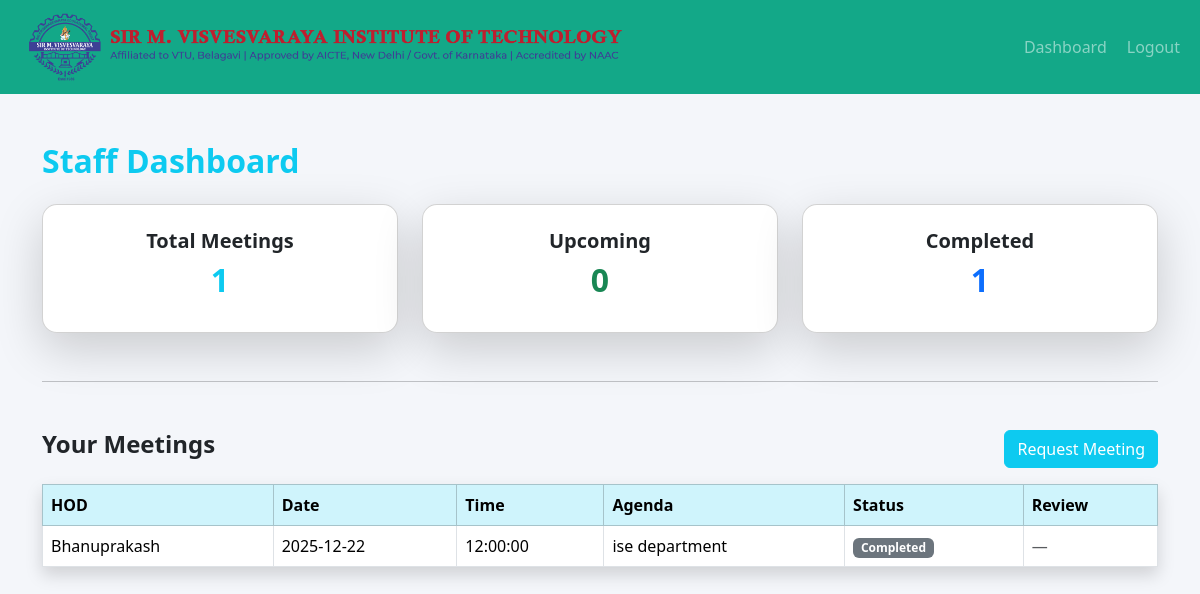
Screenshot of /dashboard/staff (signed in) with the database file from the repository.
### models.py (models this page shows)
class Meeting(db.Model):
    id = db.Column(db.Integer, primary_key=True)
    staff_id = db.Column(db.Integer, db.ForeignKey("staff.id"), nullable=True)
    hod_id = db.Column(db.Integer, db.ForeignKey("hod.id"), nullable=True)
    date = db.Column(db.Date, nullable=False)
    time = db.Column(db.Time, nullable=False)
    agenda = db.Column(db.Text, nullable=False)
    status = db.Column(db.String(50), default="Requested")
    staff = db.relationship("Staff", backref="meetings", lazy=True)
    hod = db.relationship("HOD", backref="meetings", lazy=True)

class HOD(db.Model):
    id = db.Column(db.Integer, primary_key=True)
    name = db.Column(db.String(120), nullable=False)
    email = db.Column(db.String(120), unique=True, nullable=False)
    password = db.Column(db.String(120), nullable=False)
    phone = db.Column(db.String(20))
    department_id = db.Column(db.Integer, db.ForeignKey("department.id"))
    department = db.relationship("Department", backref="hods", lazy=True)
    availabilities = db.relationship("HODAvailability", backref="hod", lazy=True)

### app.py (the view)
@app.route("/dashboard/staff")
def dashboard_staff():
    if session.get("role") != "staff":
        return redirect("/login/staff")
    st = Staff.query.get(session["id"])
    return render_template(
        "staff_dashboard.html",
        meetings=Meeting.query.filter_by(staff_id=st.id).all(),
        total=Meeting.query.filter_by(staff_id=st.id).count(),
        upcoming=Meeting.query.filter(Meeting.staff_id == st.id, Meeting.date >= date.today()).count(),
        completed=Meeting.query.filter_by(staff_id=st.id, status="Completed").count()
    )

### templates/staff_dashboard.html
{% extends "base.html" %}
{% block content %}
<h2 class="fw-bold mb-4 text-info">Staff Dashboard</h2>
<div class="row g-4">
    <div class="col-md-4">
        <div class="card shadow-lg p-4 text-center dashboard-card">
            <h5 class="fw-bold">Total Meetings</h5>
            <h2 class="text-info fw-bold">{{ total }}</h2>
        </div>
    </div>
    <div class="col-md-4">
        <div class="card shadow-lg p-4 text-center dashboard-card">
            <h5 class="fw-bold">Upcoming</h5>
            <h2 class="text-success fw-bold">{{ upcoming }}</h2>
        </div>
    </div>
    <div class="col-md-4">
        <div class="card shadow-lg p-4 text-center dashboard-card">
            <h5 class="fw-bold">Completed</h5>
            <h2 class="text-primary fw-bold">{{ completed }}</h2>
        </div>
    </div>
</div>
<hr class="my-5">
<div class="d-flex justify-content-between align-items-center mb-3">
    <h4 class="fw-bold">Your Meetings</h4>
    <a href="{{ url_for('request_meeting') }}" class="btn btn-info text-white">Request Meeting</a>
</div>
<table class="table table-bordered table-hover shadow">
    <thead class="table-info">
        <tr>
            <th>HOD</th>
            <th>Date</th>
            <th>Time</th>
            <th>Agenda</th>
            <th>Status</th>
            <th>Review</th>
        </tr>
    </thead>
    <tbody>
        {% for m in meetings %}
        <tr>
            <td>{{ m.hod.name }}</td>
            <td>{{ m.date }}</td>
            <td>{{ m.time }}</td>
            <td>{{ m.agenda }}</td>
            <td>
                <span class="badge bg-secondary">{{ m.status }}</span>
            </td>
            <td>
                {% if m.review %}
                <button class="btn btn-sm btn-dark" data-bs-toggle="collapse" data-bs-target="#rev{{ m.id }}">
                    View
                </button>
                <div class="collapse mt-2" id="rev{{ m.id }}">
                    <div class="alert alert-light shadow">
                        <b>Summary:</b> {{ m.review.summary }}<br>
                        <b>Improvements:</b> {{ m.review.improvements }}<br>
                        <b>Suggestions:</b> {{ m.review.suggestions }}
                    </div>
                </div>
                {% else %}
                <span class="text-muted">—</span>
                {% endif %}
            </td>
        </tr>
        {% endfor %}
    </tbody>
</table>
{% endblock %}

### templates/base.html (style rules this page uses)
body { background: #f4f6fa; position: relative; }
body::before { content: ""; position: fixed; top: 50%; left: 50%; width: 2500px; height: 3000px; background: url('/static/smvit_img.jpg') no-repeat center; background-size: contain; opacity: 0.38; transform: translate(-50%, -50%); z-index: -1; }
.dashboard-card { border-radius: 15px; background: rgb(255, 255, 255); transition: 0.3s ease; }

### rows the page displays
Meeting: hod.name "Bhanuprakash", date "2025-12-22", time "12:00:00", agenda "ise department", status "Completed"

### other values shown
{{ total }} "1"
{{ upcoming }} "0"
{{ completed }} "1"
